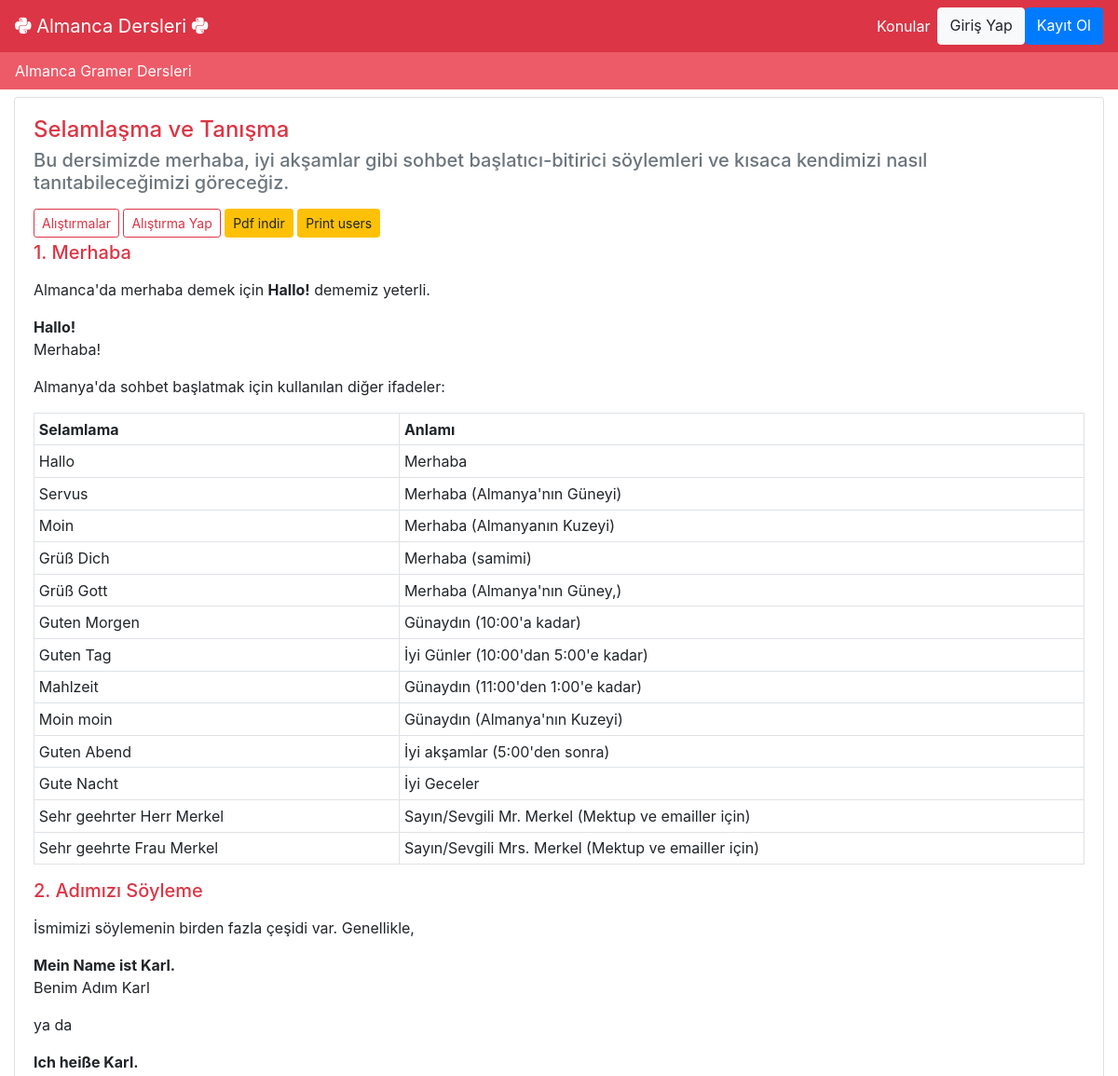
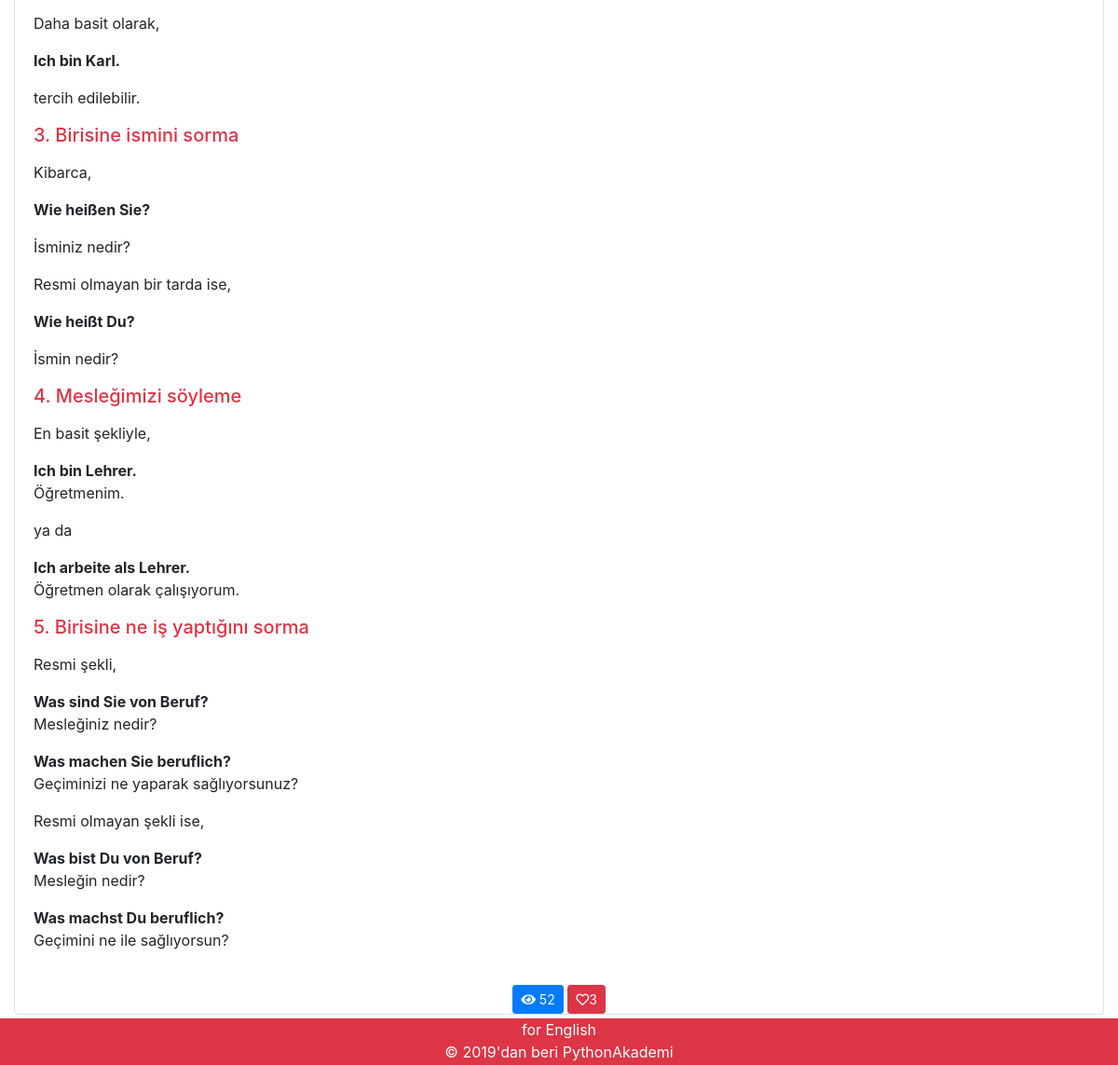
Screenshot of /dersler/baslik/1/ with the database file from the repository (2 pictures, top to bottom).
### dersler/models.py (models this page shows, shortened)
class Baslik(models.Model):
	title = models.CharField(max_length = 100)
	owner = models.ForeignKey(User, on_delete=models.CASCADE)
	content = models.TextField(blank = True)
	ranking = models.IntegerField("Sıra", default = 0)
	publishing_date = models.DateTimeField(verbose_name="yayımlanma_tarihi",auto_now_add=True)
	updating_date = models.DateTimeField(verbose_name="güncellenme_tarihi", auto_now = True)
	youtube_urli = models.URLField("Youtube Url Adresi", blank = True)
	views = models.IntegerField(default = 0)
	favori_sayisi = models.IntegerField(default = 0)
	begenilme_sayisi = models.IntegerField(default = 0)
	objects = models.Manager()

class Ders(models.Model):
	baslik = models.ForeignKey(Baslik, on_delete=models.CASCADE)
	title = models.CharField("Dersinizin Başlığı:",max_length = 100)
	content = RichTextField("İçerik:", blank = True)
	ranking = models.IntegerField("Sıra:", default = 0)
	example = models.CharField(max_length = 100, blank = True)
	publishing_date = models.DateTimeField(verbose_name="yayımlanma_tarihi",auto_now_add=True)
	updating_date = models.DateTimeField(verbose_name="güncellenme_tarihi", auto_now = True)
	youtube_urli = models.URLField("Youtube linki:", blank = True)

### dersler/views.py (the view)
# urls.py: path('baslik/<int:pk>/', baslik_detail, name='baslik_detail'),
def baslik_detail(request, pk):
	baslik = get_object_or_404(Baslik.objects.select_related("owner"), pk=pk)
	user = baslik.owner
	sahip_mi = user == request.user
	dersler = baslik.ders_set.all().prefetch_related(
				Prefetch('question_set', queryset = Question.objects.all(), to_attr = "sorular"),
				)
	soru_var_mi = False
	for ders in dersler:
		if ders.sorular:
			soru_var_mi = True
	session_key = 'viewed_topic_{}'.format(pk)
	if not request.session.get(session_key, False):
		baslik.views += 1
		baslik.save(update_fields = ['views'])
		request.session[session_key] = True
	context = {
		'baslik': baslik,
		'dersler': dersler,
		'sahip_mi': sahip_mi,
		'soru_var_mi': soru_var_mi,
	}
	return render(request, 'dersler/baslik_detail.html', context)

### templates/dersler/baslik_detail.html (shortened to what this page needs)
{% extends 'base.html' %}
{% load static %}
{% block body %}
<div class = "container-fluid">
<div class="card mt-2">
  <div class="card-body">
    <h4 class="card-title text-danger">{{baslik.title}}</h5>
    <h5 class="card-subtitle mb-2 text-muted">{{baslik.content|linebreaks}}</h6>
	{% if soru_var_mi %}
	<a href="{% url 'dersler:take_baslik_quiz' baslik.pk %}" class="btn btn-sm btn-outline-danger">Alıştırmalar</a>
	<a href="{% url 'dersler:alistirma_yap' baslik.pk %}" class="btn btn-sm btn-outline-danger">Alıştırma Yap</a>
	{% endif %}
	<a href="{% url 'belgeler:pdf_create' baslik.pk %}" class="btn btn-sm btn-warning">Pdf indir</a>
	<a href="{% url 'belgeler:print_users' baslik.pk %}" class="btn btn-sm btn-warning">Print users</a>
	{% for ders in dersler %}
	<h5 class= "card-title text-danger mt-1">{{ders.ranking}}. {{ders.title}}</h5>
	<p class="card-text">{{ders.content|safe}}</p>
	{% endfor %}
  </div>
  <div class = "text-center">
	<button type = "button" class="btn btn-primary btn-sm" data-toggle="tooltip" data-placement="top" title = "Görüntülenme Sayısı"> <i class ="fas fa-eye"></i> {{baslik.views}}</button>
	<a href = "{% url 'profil:begen' baslik.pk %}#{{baslik.id}}begen" id = "{{baslik.pk}}begen" type = "button" class="btn btn-danger btn-sm" data-toggle="tooltip" data-placement="top" title = "Beğen"> <i class ="far fa-heart"></i>{{baslik.begenilme_sayisi}}</a>
  </div>
</div>
 </div>
{% endblock %}

### static/css/all.css (style rules this page uses)
.fa, .fas, .far, .fal, .fab { -moz-osx-font-smoothing: grayscale; -webkit-font-smoothing: antialiased; display: inline-block; font-style: normal; font-variant: normal; text-rendering: auto; line-height: 1; }
.fa-eye:before { content: "\f06e"; }
.fa-heart:before { content: "\f004"; }
.far { font-family: 'Font Awesome 5 Free'; font-weight: 400; }
.fa, .fas { font-family: 'Font Awesome 5 Free'; font-weight: 900; }

### rows the page displays
Baslik: title "Selamlaşma ve Tanışma", content "Bu dersimizde merhaba, iyi akşamlar gibi sohbet başlatıcı-bitirici söylemleri ve kısaca kendimizi nasıl tanıtabileceğimizi göreceğiz.", views "52", begenilme_sayisi "3"
Ders: ranking "1", title "Merhaba", content "Almanca'da merhaba demek için Hallo! dememiz yeterli. Hallo! Merhaba! Almanya'da sohbet başlatmak için kullanılan diğer ifadeler: Selamlama Anlamı Hallo Merhaba Servus Merhaba (Almanya'nın Güneyi) Moin Merhaba (Almanyanın Kuzeyi) Grüß Dich Merhaba (samimi) Grüß Gott Merhaba (Almanya'nın Güney,) Guten Morgen Günaydın (10:00'a kadar) Guten Tag İyi Günler (10:00'dan 5:00'e kadar) Mahlzeit Günaydın (11:00'den 1:00'e kadar) Moin moin Günaydın (Almanya'nın Kuzeyi) Guten Abend İyi akşamlar (5:00'den sonra) Gute Nacht İyi Geceler Sehr geehrter Herr Merkel Sayın/Sevgili Mr. Merkel (Mektup ve emailler için) Sehr geehrte Frau Merkel Sayın/Sevgili Mrs. Merkel (Mektup ve emailler için)"
Ders: ranking "2", title "Adımızı Söyleme", content "İsmimizi söylemenin birden fazla çeşidi var. Genellikle, Mein Name ist Karl. Benim Adım Karl ya da Ich heiße Karl. Daha basit olarak, Ich bin Karl. tercih edilebilir."
Ders: ranking "3", title "Birisine ismini sorma", content "Kibarca, Wie heißen Sie? İsminiz nedir? Resmi olmayan bir tarda ise, Wie heißt Du? İsmin nedir?"
Ders: ranking "4", title "Mesleğimizi söyleme", content "En basit şekliyle, Ich bin Lehrer. Öğretmenim. ya da Ich arbeite als Lehrer. Öğretmen olarak çalışıyorum."
Ders: ranking "5", title "Birisine ne iş yaptığını sorma", content "Resmi şekli, Was sind Sie von Beruf? Mesleğiniz nedir? Was machen Sie beruflich? Geçiminizi ne yaparak sağlıyorsunuz? Resmi olmayan şekli ise, Was bist Du von Beruf? Mesleğin nedir? Was machst Du beruflich? Geçimini ne ile sağlıyorsun?"
